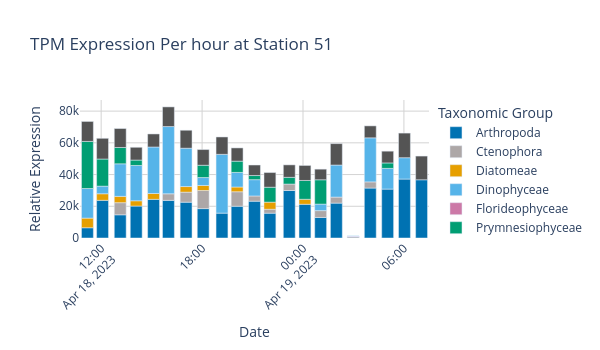

Notebook cell for this chart:
### Code cell
# Group by taxonomic level and sample, then sum TPM
grouped_df = filtered_data.groupby(['Taxogroup2_UniEuk', 'Date'])['TPM'].sum().reset_index()

grouped_df.head()
# Normalize TPM sums to get relative expression per hour
total_tpm_per_hour = grouped_df.groupby('Date')['TPM'].transform('sum')
grouped_df['rel_expression_per_hour'] = grouped_df['TPM'] / total_tpm_per_hour

# Combine low-abundant groups into a single 'Rare' category
threshold = 0.05
grouped_df.loc[grouped_df['rel_expression_per_hour'] <= threshold, 'Taxogroup2_UniEuk'] = 'Rare'

# Combine 'core-Noctilucales' and 'Dinophyceae'
grouped_df['Taxogroup2_UniEuk'] = grouped_df['Taxogroup2_UniEuk'].replace({'core-Noctilucales': 'Dinophyceae'})

# Remove categories with no expression
grouped_df = grouped_df[grouped_df['rel_expression_per_hour'] > 0]

# Group once more to combine Rares
grouped_df = grouped_df.groupby(['Taxogroup2_UniEuk', 'Date'])['TPM'].sum().reset_index()

# Plot
fig = px.bar(grouped_df, 
            x='Date', 
            y='TPM', 
            color='Taxogroup2_UniEuk',
            title='TPM Expression Per hour at Station 51',
            category_orders={"Taxogroup2_UniEuk": ['Arthropoda', 'Acantharea', 'Ctenophora', 'Diatomeae', 'Dinophyceae', 
                                                    'Florideophyceae','Odontella', 'Phaeodarea', 'Prymnesiophyceae',
                                                    'Spirotrichea', 'Vertebrata', 'Rare',]},
            color_discrete_map=color_discrete_map
            )

fig.update_layout(
    width=600,
    height=350,
    xaxis_title='Date',
    yaxis_title='Relative Expression',
    xaxis_tickangle=-45,
    legend_title='Taxonomic Group',
    plot_bgcolor='white',
    # Add gridlines
    xaxis=dict(showgrid=True, gridcolor='lightgray'),
    yaxis=dict(showgrid=True, gridcolor='lightgray')
)

# Save the figure
filename_base = "../figures/metatranscriptomics/51_expression_per_hour"
fig.write_image(filename_base + ".png", scale=1)
fig.write_image(filename_base + ".svg", scale=1)

fig.show()

### Figure 1 — Plotly figure (JSON) as saved in the notebook; plotly's stock layout.template omitted (floating-point values rounded to 4 significant figures)
{"data": [{"hovertemplate": "Taxogroup2_UniEuk=Arthropoda<br>Date=%{x}<br>TPM=%{y}<extra></extra>", "legendgroup": "Arthropoda", "marker": {"color": "#0072B2", "pattern": {"shape": ""}}, "name": "Arthropoda", "orientation": "v", "showlegend": true, "textposition": "auto", "type": "bar", "x": ["2023-04-18T11:11:00.000000000", "2023-04-18T12:05:00.000000000", "2023-04-18T13:08:00.000000000", "2023-04-18T14:05:00.000000000", "2023-04-18T15:07:00.000000000", "2023-04-18T16:00:00.000000000", "2023-04-18T17:03:00.000000000", "2023-04-18T18:04:00.000000000", "2023-04-18T19:11:00.000000000", "2023-04-18T20:05:00.000000000", "2023-04-18T21:07:00.000000000", "2023-04-18T22:02:00.000000000", "2023-04-18T23:11:00.000000000", "2023-04-19T00:07:00.000000000", "2023-04-19T01:03:00.000000000", "2023-04-19T01:59:00.000000000", "2023-04-19T04:00:00.000000000", "2023-04-19T05:02:00.000000000", "2023-04-19T06:02:00.000000000", "2023-04-19T07:03:00.000000000"], "xaxis": "x", "y": [6456.0, 23760.0, 14620.0, 20150.0, 24380.0, 23720.0, 22570.0, 18520.0, 15670.0, 20030.0, 23200.0, 15650.0, 29950.0, 21260.0, 12940.0, 22000.0, 31490.0, 30840.0, 37170.0, 36710.0], "yaxis": "y"}, {"hovertemplate": "Taxogroup2_UniEuk=Ctenophora<br>Date=%{x}<br>TPM=%{y}<extra></extra>", "legendgroup": "Ctenophora", "marker": {"color": "#ADA7A7", "pattern": {"shape": ""}}, "name": "Ctenophora", "orientation": "v", "showlegend": true, "textposition": "auto", "type": "bar", "x": ["2023-04-18T13:08:00.000000000", "2023-04-18T16:00:00.000000000", "2023-04-18T17:03:00.000000000", "2023-04-18T18:04:00.000000000", "2023-04-18T20:05:00.000000000", "2023-04-18T21:07:00.000000000", "2023-04-18T22:02:00.000000000", "2023-04-18T23:11:00.000000000", "2023-04-19T01:03:00.000000000", "2023-04-19T01:59:00.000000000", "2023-04-19T04:00:00.000000000"], "xaxis": "x", "y": [7648.0, 4142.0, 6340.0, 11420.0, 9132.0, 3294.0, 2479.0, 4062.0, 4323.0, 3800.0, 3883.0], "yaxis": "y"}, {"hovertemplate": "Taxogroup2_UniEuk=Diatomeae<br>Date=%{x}<br>TPM=%{y}<extra></extra>", "legendgroup": "Diatomeae", "marker": {"color": "#E69F00", "pattern": {"shape": ""}}, "name": "Diatomeae", "orientation": "v", "showlegend": true, "textposition": "auto", "type": "bar", "x": ["2023-04-18T11:11:00.000000000", "2023-04-18T12:05:00.000000000", "2023-04-18T13:08:00.000000000", "2023-04-18T14:05:00.000000000", "2023-04-18T15:07:00.000000000", "2023-04-18T17:03:00.000000000", "2023-04-18T18:04:00.000000000", "2023-04-18T20:05:00.000000000", "2023-04-18T22:02:00.000000000", "2023-04-19T00:07:00.000000000"], "xaxis": "x", "y": [6093.0, 4137.0, 3978.0, 3318.0, 3670.0, 3525.0, 3178.0, 2981.0, 4475.0, 3151.0], "yaxis": "y"}, {"hovertemplate": "Taxogroup2_UniEuk=Dinophyceae<br>Date=%{x}<br>TPM=%{y}<extra></extra>", "legendgroup": "Dinophyceae", "marker": {"color": "#56B4E9", "pattern": {"shape": ""}}, "name": "Dinophyceae", "orientation": "v", "showlegend": true, "textposition": "auto", "type": "bar", "x": ["2023-04-18T11:11:00.000000000", "2023-04-18T12:05:00.000000000", "2023-04-18T13:08:00.000000000", "2023-04-18T14:05:00.000000000", "2023-04-18T15:07:00.000000000", "2023-04-18T16:00:00.000000000", "2023-04-18T17:03:00.000000000", "2023-04-18T18:04:00.000000000", "2023-04-18T19:11:00.000000000", "2023-04-18T20:05:00.000000000", "2023-04-18T21:07:00.000000000", "2023-04-19T01:03:00.000000000", "2023-04-19T01:59:00.000000000", "2023-04-19T02:59:00.000000000", "2023-04-19T04:00:00.000000000", "2023-04-19T05:02:00.000000000", "2023-04-19T06:02:00.000000000"], "xaxis": "x", "y": [18650.0, 4783.0, 20530.0, 22250.0, 29330.0, 42410.0, 24180.0, 5001.0, 37070.0, 9213.0, 10290.0, 4098.0, 20200.0, 103.0, 27790.0, 13060.0, 13460.0], "yaxis": "y"}, {"hovertemplate": "Taxogroup2_UniEuk=Florideophyceae<br>Date=%{x}<br>TPM=%{y}<extra></extra>", "legendgroup": "Florideophyceae", "marker": {"color": "#CC79A7", "pattern": {"shape": ""}}, "name": "Florideophyceae", "orientation": "v", "showlegend": true, "textposition": "auto", "type": "bar", "x": ["2023-04-19T02:59:00.000000000"], "xaxis": "x", "y": [90.74], "yaxis": "y"}, {"hovertemplate": "Taxogroup2_UniEuk=Prymnesiophyceae<br>Date=%{x}<br>TPM=%{y}<extra></extra>", "legendgroup": "Prymnesiophyceae", "marker": {"color": "#009E73", "pattern": {"shape": ""}}, "name": "Prymnesiophyceae", "orientation": "v", "showlegend": true, "textposition": "auto", "type": "bar", "x": ["2023-04-18T11:11:00.000000000", "2023-04-18T12:05:00.000000000", "2023-04-18T13:08:00.000000000", "2023-04-18T14:05:00.000000000", "2023-04-18T18:04:00.000000000", "2023-04-18T20:05:00.000000000", "2023-04-18T21:07:00.000000000", "2023-04-18T22:02:00.000000000", "2023-04-18T23:11:00.000000000", "2023-04-19T00:07:00.000000000", "2023-04-19T01:03:00.000000000", "2023-04-19T05:02:00.000000000"], "xaxis": "x", "y": [29700.0, 17110.0, 10290.0, 3412.0, 7752.0, 7098.0, 2607.0, 9408.0, 4240.0, 11870.0, 15340.0, 3429.0], "yaxis": "y"}, {"hovertemplate": "Taxogroup2_UniEuk=Rare<br>Date=%{x}<br>TPM=%{y}<extra></extra>", "legendgroup": "Rare", "marker": {"color": "#545454", "pattern": {"shape": ""}}, "name": "Rare", "orientation": "v", "showlegend": true, "textposition": "auto", "type": "bar", "x": ["2023-04-18T11:11:00.000000000", "2023-04-18T12:05:00.000000000", "2023-04-18T13:08:00.000000000", "2023-04-18T14:05:00.000000000", "2023-04-18T15:07:00.000000000", "2023-04-18T16:00:00.000000000", "2023-04-18T17:03:00.000000000", "2023-04-18T18:04:00.000000000", "2023-04-18T19:11:00.000000000", "2023-04-18T20:05:00.000000000", "2023-04-18T21:07:00.000000000", "2023-04-18T22:02:00.000000000", "2023-04-18T23:11:00.000000000", "2023-04-19T00:07:00.000000000", "2023-04-19T01:03:00.000000000", "2023-04-19T01:59:00.000000000", "2023-04-19T02:59:00.000000000", "2023-04-19T04:00:00.000000000", "2023-04-19T05:02:00.000000000", "2023-04-19T06:02:00.000000000", "2023-04-19T07:03:00.000000000"], "xaxis": "x", "y": [12580.0, 13060.0, 11950.0, 8062.0, 8222.0, 12390.0, 11320.0, 9893.0, 10950.0, 8347.0, 6622.0, 9263.0, 7854.0, 9460.0, 6702.0, 13520.0, 495.6, 7527.0, 7414.0, 15510.0, 14940.0], "yaxis": "y"}, {"hovertemplate": "Taxogroup2_UniEuk=Cariacotrichea<br>Date=%{x}<br>TPM=%{y}<extra></extra>", "legendgroup": "Cariacotrichea", "marker": {"color": "#ab63fa", "pattern": {"shape": ""}}, "name": "Cariacotrichea", "orientation": "v", "showlegend": true, "textposition": "auto", "type": "bar", "x": ["2023-04-19T02:59:00.000000000"], "xaxis": "x", "y": [470.0], "yaxis": "y"}, {"hovertemplate": "Taxogroup2_UniEuk=Foraminifera<br>Date=%{x}<br>TPM=%{y}<extra></extra>", "legendgroup": "Foraminifera", "marker": {"color": "#FFA15A", "pattern": {"shape": ""}}, "name": "Foraminifera", "orientation": "v", "showlegend": true, "textposition": "auto", "type": "bar", "x": ["2023-04-19T02:59:00.000000000"], "xaxis": "x", "y": [74.93], "yaxis": "y"}, {"hovertemplate": "Taxogroup2_UniEuk=Hemistasiidae<br>Date=%{x}<br>TPM=%{y}<extra></extra>", "legendgroup": "Hemistasiidae", "marker": {"color": "#19d3f3", "pattern": {"shape": ""}}, "name": "Hemistasiidae", "orientation": "v", "showlegend": true, "textposition": "auto", "type": "bar", "x": ["2023-04-19T02:59:00.000000000"], "xaxis": "x", "y": [91.67], "yaxis": "y"}], "layout": {"barmode": "relative", "height": 350, "legend": {"title": {"text": "Taxonomic Group"}, "tracegroupgap": 0}, "plot_bgcolor": "white", "title": {"text": "TPM Expression Per hour at Station 51"}, "width": 600, "xaxis": {"anchor": "y", "domain": [0, 1], "gridcolor": "lightgray", "showgrid": true, "tickangle": -45, "title": {"text": "Date"}}, "yaxis": {"anchor": "x", "domain": [0, 1], "gridcolor": "lightgray", "showgrid": true, "title": {"text": "Relative Expression"}}}}
